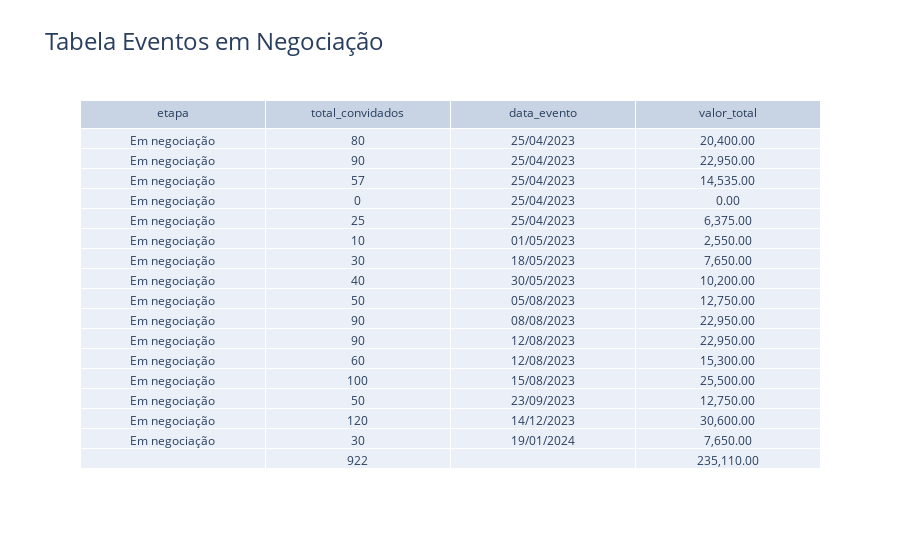

The notebook cell saved with this chart:
### Code cell
fig = go.Figure(data=[
    go.Table(
        header=dict(values=list(negociacao.columns)),
        cells=dict(values=[
                negociacao.etapa,
                negociacao.total_convidados,
                negociacao.data_evento,
                negociacao.valor_total
                ]),
        )
    ])
fig.update_layout(title='Tabela Eventos em Negociação',
                  title_font_size=24)
fig.update_traces(cells_format=[[None], [None], [None], [',.2f']])


fig.show()
fig.write_html(r'./graficos/tabela_em_negociação.html')

### Figure 1 — Plotly figure (JSON) as saved in the notebook; plotly's stock layout.template omitted (floating-point values rounded to 4 significant figures)
{"data": [{"cells": {"format": [[null], [null], [null], [",.2f"]], "values": [["Em negociação", "Em negociação", "Em negociação", "Em negociação", "Em negociação", "Em negociação", "Em negociação", "Em negociação", "Em negociação", "Em negociação", "Em negociação", "Em negociação", "Em negociação", "Em negociação", "Em negociação", "Em negociação", ""], [80, 90, 57, 0, 25, 10, 30, 40, 50, 90, 90, 60, 100, 50, 120, 30, 922], ["25/04/2023", "25/04/2023", "25/04/2023", "25/04/2023", "25/04/2023", "01/05/2023", "18/05/2023", "30/05/2023", "05/08/2023", "08/08/2023", "12/08/2023", "12/08/2023", "15/08/2023", "23/09/2023", "14/12/2023", "19/01/2024", ""], [20400, 22950, 14535, 0, 6375, 2550, 7650, 10200, 12750, 22950, 22950, 15300, 25500, 12750, 30600, 7650, 235110]]}, "header": {"values": ["etapa", "total_convidados", "data_evento", "valor_total"]}, "type": "table"}], "layout": {"autosize": true, "title": {"font": {"size": 24}, "text": "Tabela Eventos em Negociação"}}}
